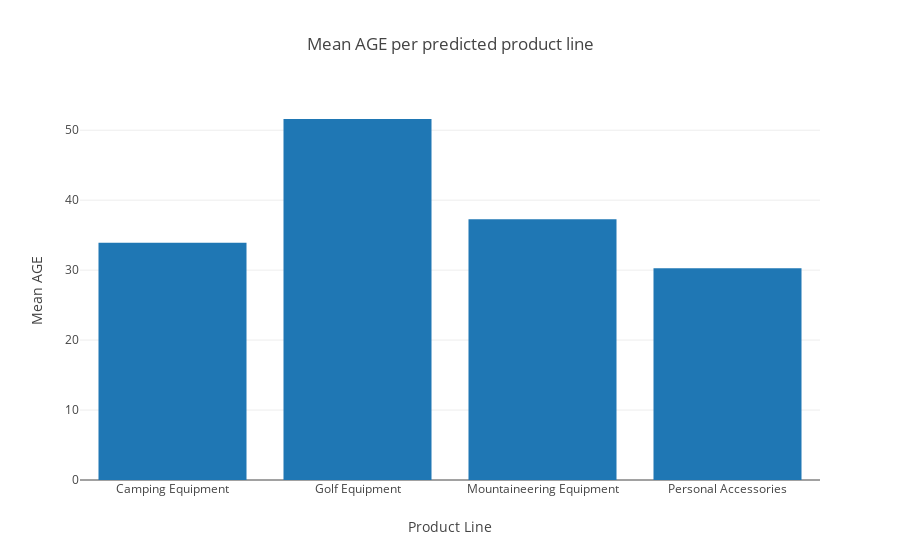

Notebook code cell kept with this figure:
### Markdown cell above
With this data set, you might want to do some analysis of the mean AGE per product line by using a bar chart.

### Code cell
age_data = [go.Bar(y=predictions_pdf.groupby(['predictedLabel']).mean()["AGE"], x=cumulative_stats.index)]

age_layout = go.Layout(
    title='Mean AGE per predicted product line',
    xaxis=dict(title = "Product Line", showline=False),
    yaxis=dict(title = "Mean AGE"))

fig = go.Figure(data=age_data, layout=age_layout)
iplot(fig)

### Figure 1 — Plotly figure (JSON) as saved in the notebook; plotly's stock layout.template omitted (floating-point values rounded to 4 significant figures)
{"data": [{"y": [33.9, 51.6, 37.29, 30.27], "x": ["Camping Equipment", "Golf Equipment", "Mountaineering Equipment", "Personal Accessories"], "type": "bar"}], "layout": {"yaxis": {"title": "Mean AGE"}, "xaxis": {"showline": false, "title": "Product Line"}, "title": "Mean AGE per predicted product line"}}
